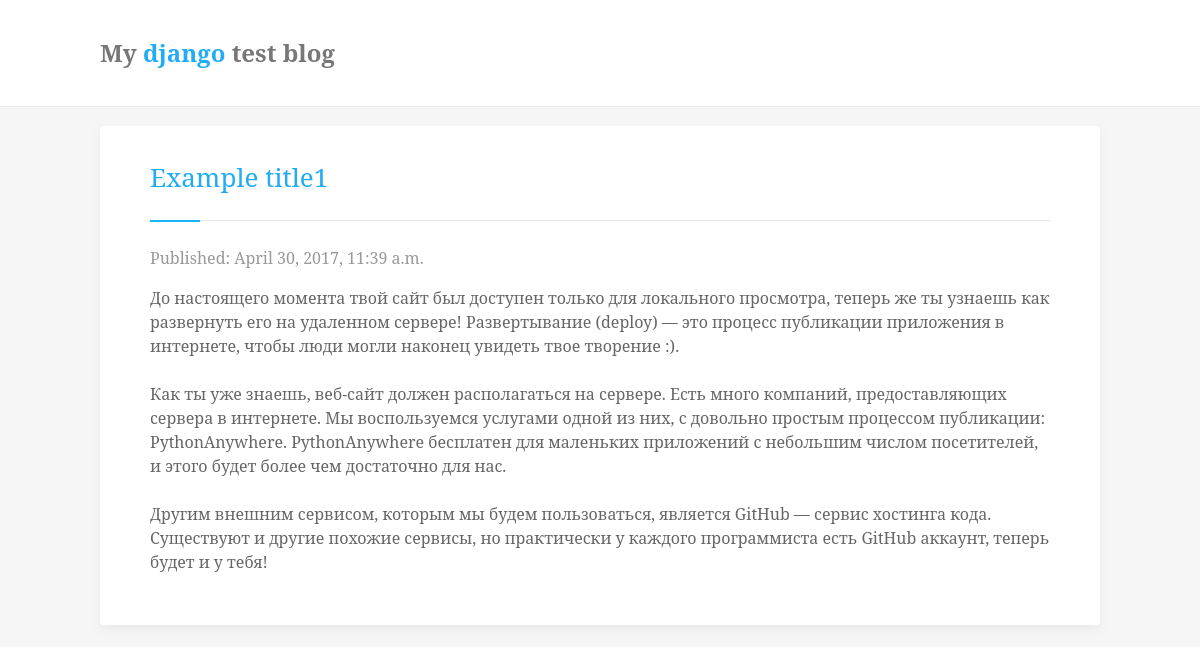
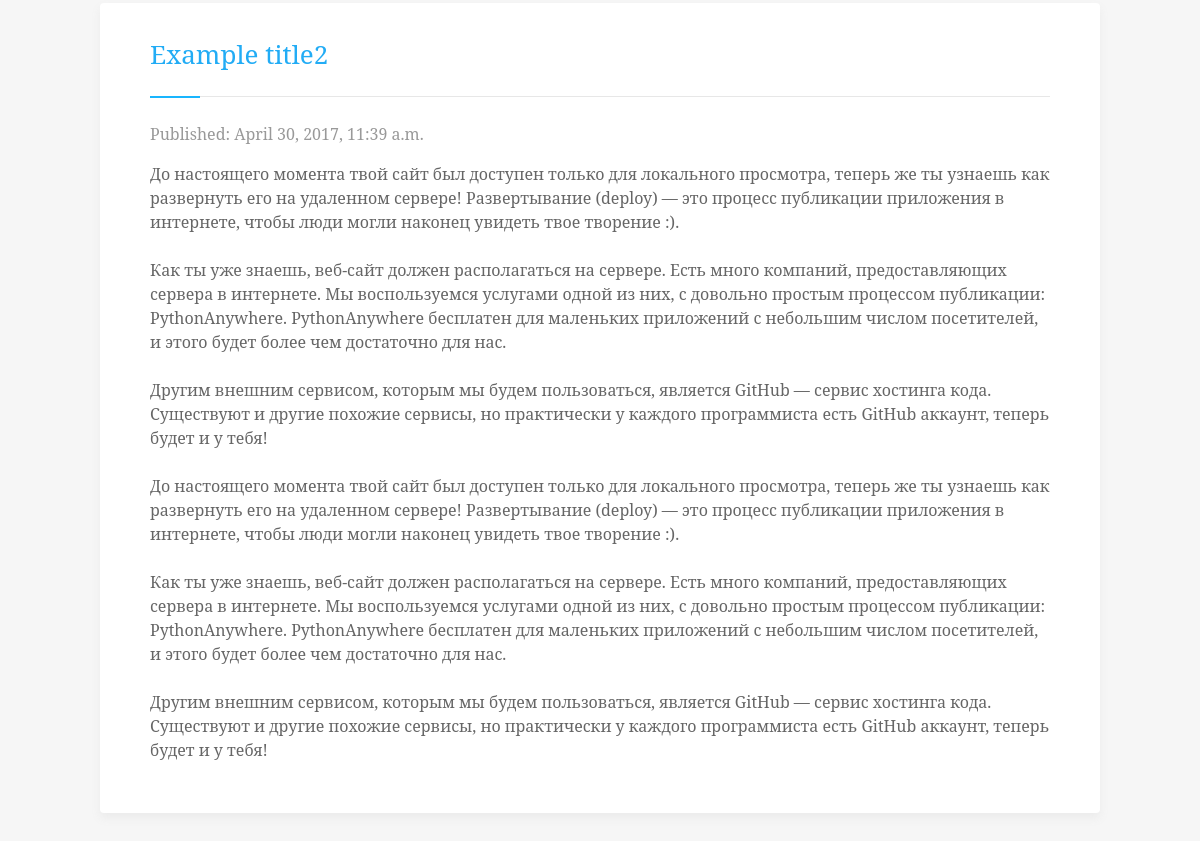
The app's page /, older data (2 pictures, top to bottom).
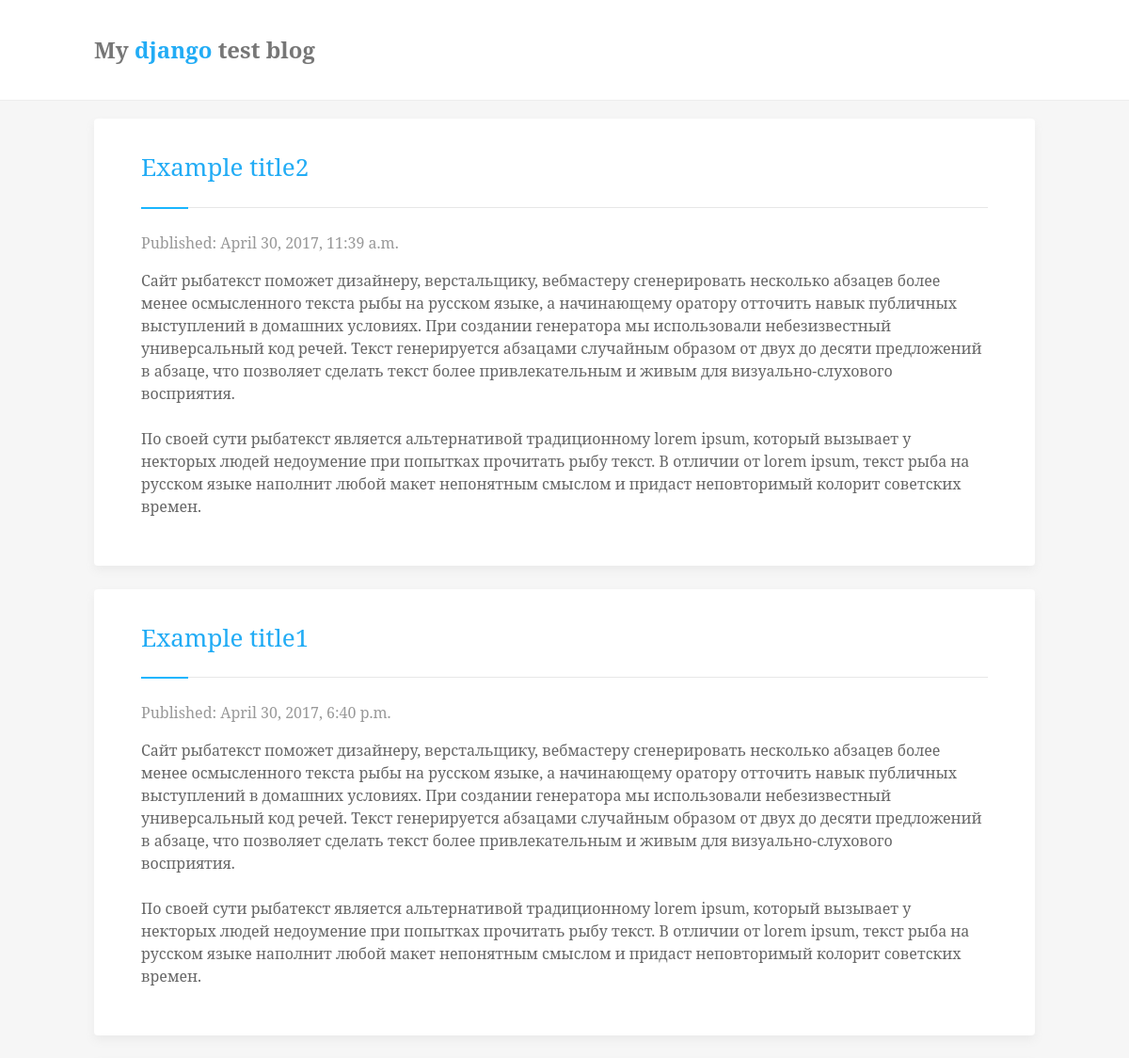
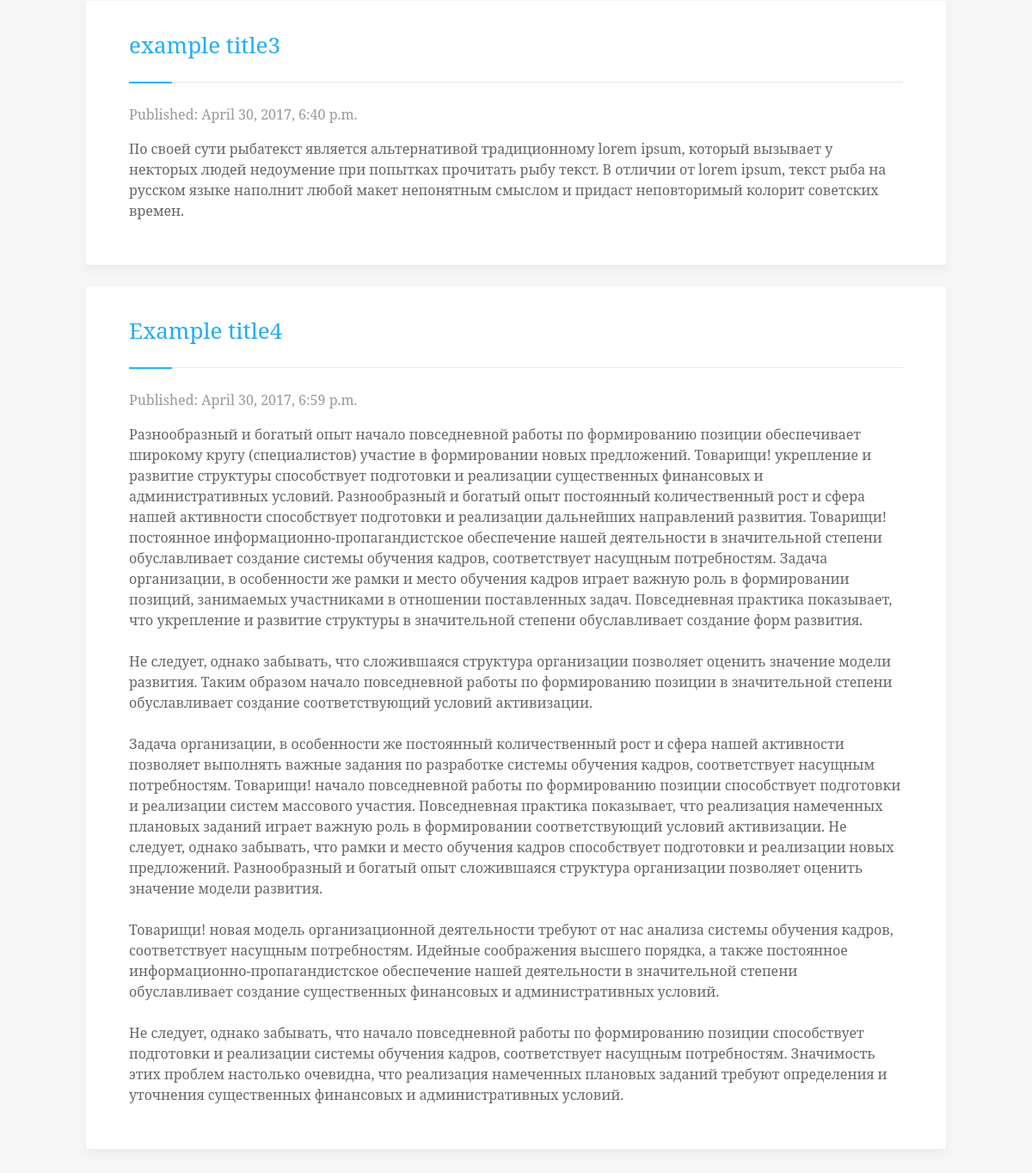
The same page, newer data (2 pictures, top to bottom).
### blog/models.py (models this page shows, shortened)
class Post(models.Model):
    author = models.ForeignKey('auth.User')
    title = models.CharField(max_length=200)
    text = models.TextField()
    created_date = models.DateTimeField(default=timezone.now)
    published_date = models.DateTimeField(blank=True, null=True)

### blog/views.py (the view)
# urls.py: url(r'^$', views.post_list, name='post_list'),
def post_list(request):
	posts = Post.objects.filter(published_date__lte=timezone.now()).order_by('published_date')
	return render(request, 'blog/post_list.html', {'posts': posts})

### blog/templates/blog/post_list.html
{% extends 'blog/base.html' %}
{% block content %}
    {% for post in posts %}
        <div class="post">
           <h2 class="title"><a href="{% url 'post_detail' pk=post.pk %}">{{ post.title }}</a></h2>
           <p class="date">Published: {{ post.published_date }}</p>
           <p>{{ post.text|linebreaksbr }}</p>
        </div>
    {% endfor %}
{% endblock content %}

### blog/templates/blog/base.html (shortened to what this page needs)
{% load staticfiles %}
<html>
    <head>
        <link rel="stylesheet" href="{% static 'css/blog.css' %}">
    </head>
    <body>
        <div>
            <div class="head">
                <a href="/"><h2>My <font color="#22ACF5">django</font> test blog</h2></a>
            </div>
            <div class="body">
                {% block content %}
                {% endblock %}
            </div>
        </div>
    </body>
</html>

### blog/static/css/blog.css (style rules this page uses)
div { display: block; position: relative; }
body { padding: 0px; margin: 0px; font-family: "Noto Serif",serif; line-height: 1.5; color: #666; font-size: 16px; background-color: #f6f6f6; }
a { color: #22ACF5; text-decoration: none; }
.head { padding: 15px 100px; background: #FFF; box-shadow: 0 0 1px rgba(0,0,0,.21); }
.head a { color: #777; display: inline-block; vertical-align: middle; }
.body { padding: 20px 100px; }
.date { color: #999; }
.post { padding: 35px 50px; background: #fff; border-radius: 4px; margin-bottom: 25px; -webkit-box-shadow: 0 5px 10px 0 rgba(146,146,146,.1); -moz-box-shadow: 0 5px 10px 0 rgba(146,146,146,.1); box-shadow: 0 5px 10px 0 rgba(146,146,146,.1); }
.title { position: relative; margin-bottom: 15px; font-size: 26px; line-height: 1.3; display: block; font-weight: 400; margin: 0 0 25px; padding: 0 0 25px; border-bottom: 1px solid #e7e7e7; }
.title:after { content: ""; background-color: #19B5FE; left: 0; width: 50px; height: 2px; bottom: -2px; position: absolute; }

Row changes from the older to the newer data that the page shows:
changed Post "Example title2": text "До настоящего момента твой сайт был доступен только для локального просмотра, теперь же ты узнаешь как развернуть его на удаленном сервере! Развертывание (deploy) — это процесс публикации приложения в интернете, чтобы люди могли наконец увидеть твое творение :). Как ты уже знаешь, веб-сайт должен располагаться на сервере. Есть много компаний, предоставляющих сервера в интернете. Мы воспользуемся услугами одной из них, с довольно простым процессом публикации: PythonAnywhere. PythonAnywhere бесплатен для маленьких приложений с небольшим числом посетителей, и этого будет более чем достаточно для нас. Другим внешним сервисом, которым мы будем пользоваться, является GitHub — сервис хостинга…" → "Сайт рыбатекст поможет дизайнеру, верстальщику, вебмастеру сгенерировать несколько абзацев более менее осмысленного текста рыбы на русском языке, а начинающему оратору отточить навык публичных выступлений в домашних условиях. При создании генератора мы использовали небезизвестный универсальный код речей. Текст генерируется абзацами случайным образом от двух до десяти предложений в абзаце, что позволяет сделать текст более привлекательным и живым для визуально-слухового восприятия. По своей сути рыбатекст является альтернативой традиционному lorem ipsum, который вызывает у некторых людей недоумение при попытках прочитать рыбу текст. В отличии от lorem ipsum, текст рыба на русском языке…"; moves up the list
changed Post "Example title1": published_date "April 30, 2017, 11:39 a.m." → "April 30, 2017, 6:40 p.m."; text "До настоящего момента твой сайт был доступен только для локального просмотра, теперь же ты узнаешь как развернуть его на удаленном сервере! Развертывание (deploy) — это процесс публикации приложения в интернете, чтобы люди могли наконец увидеть твое творение :). Как ты уже знаешь, веб-сайт должен располагаться на сервере. Есть много компаний, предоставляющих сервера в интернете. Мы воспользуемся услугами одной из них, с довольно простым процессом публикации: PythonAnywhere. PythonAnywhere бесплатен для маленьких приложений с небольшим числом посетителей, и этого будет более чем достаточно для нас. Другим внешним сервисом, которым мы будем пользоваться, является GitHub — сервис хостинга…" → "Сайт рыбатекст поможет дизайнеру, верстальщику, вебмастеру сгенерировать несколько абзацев более менее осмысленного текста рыбы на русском языке, а начинающему оратору отточить навык публичных выступлений в домашних условиях. При создании генератора мы использовали небезизвестный универсальный код речей. Текст генерируется абзацами случайным образом от двух до десяти предложений в абзаце, что позволяет сделать текст более привлекательным и живым для визуально-слухового восприятия. По своей сути рыбатекст является альтернативой традиционному lorem ipsum, который вызывает у некторых людей недоумение при попытках прочитать рыбу текст. В отличии от lorem ipsum, текст рыба на русском языке…"
added Post: title "example title3", published_date "April 30, 2017, 6:40 p.m.", text "По своей сути рыбатекст является альтернативой традиционному lorem ipsum, который вызывает у некторых людей недоумение при попытках прочитать рыбу текст. В отличии от lorem ipsum, текст рыба на русском языке наполнит любой макет непонятным смыслом и придаст неповторимый колорит советских времен."
added Post: title "Example title4", published_date "April 30, 2017, 6:59 p.m.", text "Разнообразный и богатый опыт начало повседневной работы по формированию позиции обеспечивает широкому кругу (специалистов) участие в формировании новых предложений. Товарищи! укрепление и развитие структуры способствует подготовки и реализации существенных финансовых и административных условий. Разнообразный и богатый опыт постоянный количественный рост и сфера нашей активности способствует подготовки и реализации дальнейших направлений развития. Товарищи! постоянное информационно-пропагандистское обеспечение нашей деятельности в значительной степени обуславливает создание системы обучения кадров, соответствует насущным потребностям. Задача организации, в особенности же рамки и место…"
